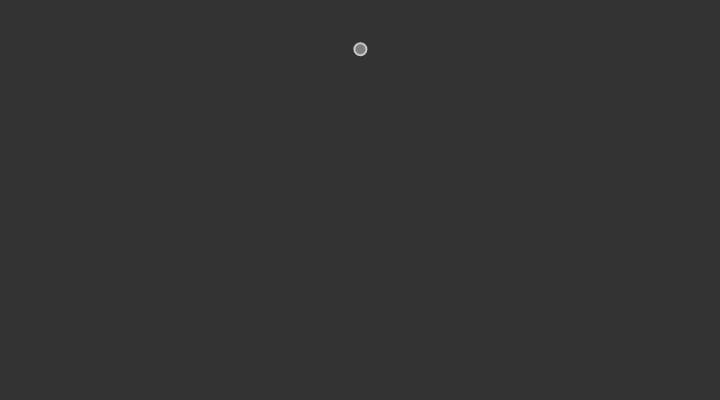
Frame 1 (no input)
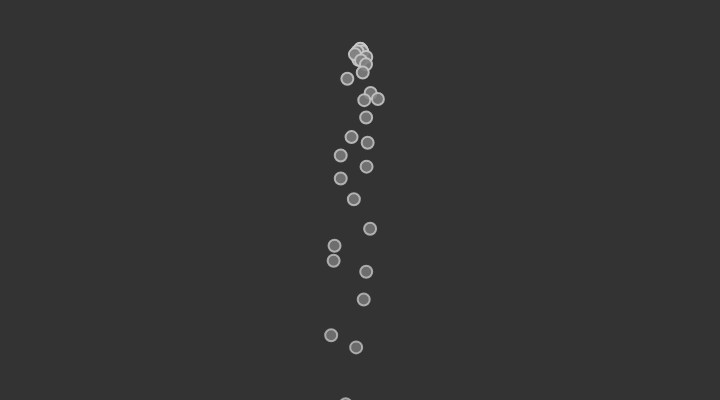
Frame 60 (no input)
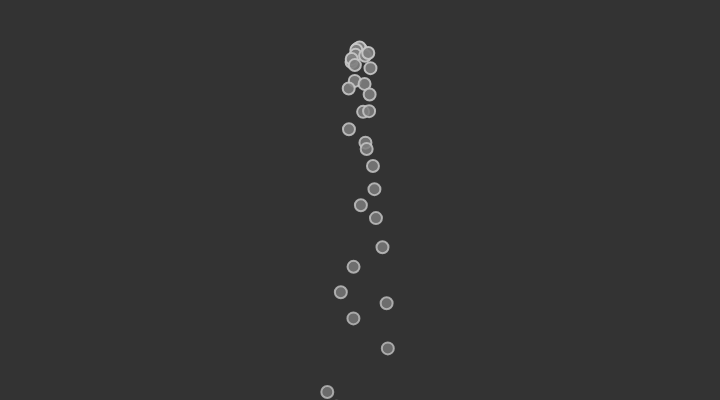
Frame 120 (the mouse pressed at the canvas centre since frame 60)

The p5.js sketch that drew these frames (run headless with seeded random() and noise() and a simulated clock; from frame 60 on, the mouse is pressed at the canvas centre):

// p5.js sketch
// ── sketch.js
let system;

function setup() {
  createCanvas(720, 400);
  
  system = new ParticleSystem(createVector(width / 2, 50));
}

function draw() {
  background(51);
  system.addParticle();
  system.run();
}
// ── Particle.js
class Particle {
    constructor(position) {
        this.acceleration = createVector(0, 0.05);
        this.velocity = createVector(random(-1, 1), random(-1, 0));
        this.position = position.copy();
        this.lifespan = 255;
}

run(){
  let gravity = createVector(0, 0.05);
  this.applyForce(gravity);
  this.update();
  this.display();
}

applyForce(force) {
  this.acceleration.add(force);
}

update(){
  this.velocity.add(this.acceleration);
  this.position.add(this.velocity);
  this.lifespan -= 2;

}

display(){
  stroke(200, this.lifespan);
  strokeWeight(2);
  fill(127, this.lifespan);
  ellipse(this.position.x, this.position.y, 12, 12);

}

isDead(){
  return this.lifespan < 0;
}

}

// ── ParticleSystem.js
class ParticleSystem {
    constructor(position) {
        this.origin = position.copy();
        this.particles = [];
    }

addParticle() {
this.particles.push(new Particle(this.origin));
}

run() {
for (let i = this.particles.length-1; i >= 0; i--) {
    let p = this.particles[i];
    p.run();
    if (p.isDead()) {
      this.particles.splice(i, 1);
    }
  }

}

}
